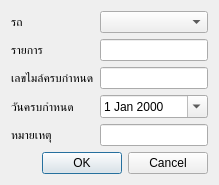
<?xml version="1.0" encoding="UTF-8"?>
<ui version="4.0">
 <class>AddMaintenanceDialog</class>
 <widget class="QDialog" name="AddMaintenanceDialog">
  <property name="windowTitle">
   <string>กำหนดงานบำรุงรักษา</string>
  </property>
  <layout class="QVBoxLayout" name="verticalLayout">
   <item>
    <layout class="QFormLayout" name="formLayout">
     <property name="fieldGrowthPolicy">
      <enum>QFormLayout::AllNonFixedFieldsGrow</enum>
     </property>
     <item row="0" column="0">
      <widget class="QLabel" name="vehicleLabel">
       <property name="text">
        <string>รถ</string>
       </property>
      </widget>
     </item>
     <item row="0" column="1">
      <widget class="QComboBox" name="vehicleComboBox"/>
     </item>
     <item row="1" column="0">
      <widget class="QLabel" name="nameLabel">
       <property name="text">
        <string>รายการ</string>
       </property>
      </widget>
     </item>
     <item row="1" column="1">
      <widget class="QLineEdit" name="nameLineEdit"/>
     </item>
     <item row="2" column="0">
      <widget class="QLabel" name="odoLabel">
       <property name="text">
        <string>เลขไมล์ครบกำหนด</string>
       </property>
      </widget>
     </item>
     <item row="2" column="1">
      <widget class="QLineEdit" name="odoLineEdit"/>
     </item>
     <item row="3" column="0">
      <widget class="QLabel" name="dateLabel">
       <property name="text">
        <string>วันครบกำหนด</string>
       </property>
      </widget>
     </item>
     <item row="3" column="1">
      <widget class="QDateEdit" name="dateEdit">
       <property name="calendarPopup">
        <bool>true</bool>
       </property>
      </widget>
     </item>
     <item row="4" column="0">
      <widget class="QLabel" name="noteLabel">
       <property name="text">
        <string>หมายเหตุ</string>
       </property>
      </widget>
     </item>
     <item row="4" column="1">
      <widget class="QLineEdit" name="noteLineEdit"/>
     </item>
    </layout>
   </item>
   <item>
    <widget class="QDialogButtonBox" name="buttonBox">
     <property name="standardButtons">
      <set>QDialogButtonBox::Cancel|QDialogButtonBox::Ok</set>
     </property>
    </widget>
   </item>
  </layout>
 </widget>
 <resources/>
 <connections/>
</ui>
